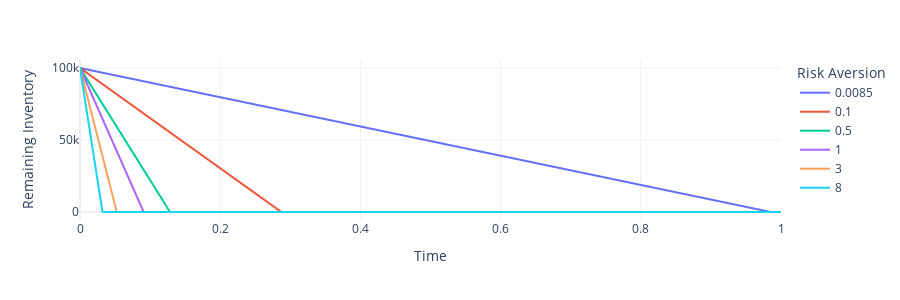

The notebook cell this image was saved under:
### Markdown cell above
#### Varying risk aversion

### Code cell
df = pd.DataFrame()

t_values = np.linspace(0, T, 1000)

for lamb in lambdas:
    xt = [max(percentage_of_volume_opti_strat(t, x0, sigma, lamb, eta), 0) for t in t_values]

    temp_df = pd.DataFrame({'t': t_values, 'x': xt, 'lambda': str(lamb)})
    df = pd.concat([df, temp_df], ignore_index=True)

fig = px.line(df, x='t', y='x', color='lambda', template='plotly_white', 
              labels={"x": "Remaining Inventory", "t": "Time", "lambda": "Risk Aversion"})

fig.update_traces(hoverinfo='skip')
fig.update_traces(hovertemplate=None)
fig.update_layout(width=900, height=300)
fig.show()

### Figure 1 — Plotly figure (JSON) as saved in the notebook; plotly's stock layout.template omitted (floating-point values rounded to 4 significant figures; data arrays with more than 128 entries replaced by an {"elided": "..."} marker saying what was removed)
{"data": [{"hoverinfo": "skip", "legendgroup": "0.0085", "line": {"color": "#636efa", "dash": "solid"}, "marker": {"symbol": "circle"}, "mode": "lines", "name": "0.0085", "showlegend": true, "type": "scattergl", "x": {"elided": "1000 float values"}, "xaxis": "x", "y": {"elided": "1000 float values"}, "yaxis": "y"}, {"hoverinfo": "skip", "legendgroup": "0.1", "line": {"color": "#EF553B", "dash": "solid"}, "marker": {"symbol": "circle"}, "mode": "lines", "name": "0.1", "showlegend": true, "type": "scattergl", "x": {"elided": "1000 float values"}, "xaxis": "x", "y": {"elided": "1000 float values"}, "yaxis": "y"}, {"hoverinfo": "skip", "legendgroup": "0.5", "line": {"color": "#00cc96", "dash": "solid"}, "marker": {"symbol": "circle"}, "mode": "lines", "name": "0.5", "showlegend": true, "type": "scattergl", "x": {"elided": "1000 float values"}, "xaxis": "x", "y": {"elided": "1000 float values"}, "yaxis": "y"}, {"hoverinfo": "skip", "legendgroup": "1", "line": {"color": "#ab63fa", "dash": "solid"}, "marker": {"symbol": "circle"}, "mode": "lines", "name": "1", "showlegend": true, "type": "scattergl", "x": {"elided": "1000 float values"}, "xaxis": "x", "y": {"elided": "1000 float values"}, "yaxis": "y"}, {"hoverinfo": "skip", "legendgroup": "3", "line": {"color": "#FFA15A", "dash": "solid"}, "marker": {"symbol": "circle"}, "mode": "lines", "name": "3", "showlegend": true, "type": "scattergl", "x": {"elided": "1000 float values"}, "xaxis": "x", "y": {"elided": "1000 float values"}, "yaxis": "y"}, {"hoverinfo": "skip", "legendgroup": "8", "line": {"color": "#19d3f3", "dash": "solid"}, "marker": {"symbol": "circle"}, "mode": "lines", "name": "8", "showlegend": true, "type": "scattergl", "x": {"elided": "1000 float values"}, "xaxis": "x", "y": {"elided": "1000 float values"}, "yaxis": "y"}], "layout": {"height": 300, "legend": {"title": {"text": "Risk Aversion"}, "tracegroupgap": 0}, "margin": {"t": 60}, "width": 900, "xaxis": {"anchor": "y", "domain": [0, 1], "title": {"text": "Time"}}, "yaxis": {"anchor": "x", "domain": [0, 1], "title": {"text": "Remaining Inventory"}}}}
